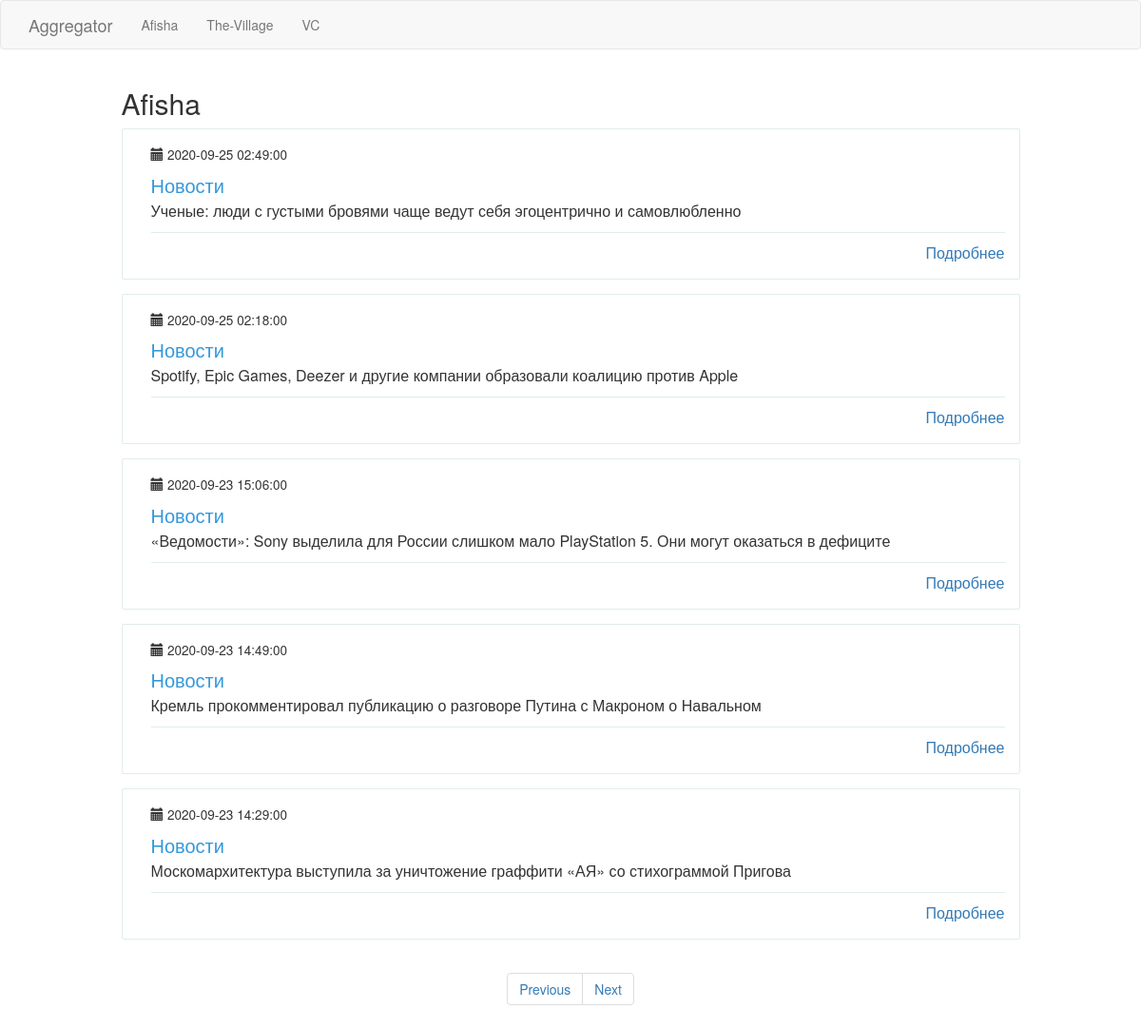
Page /afisha?page=3 on the earlier database version.
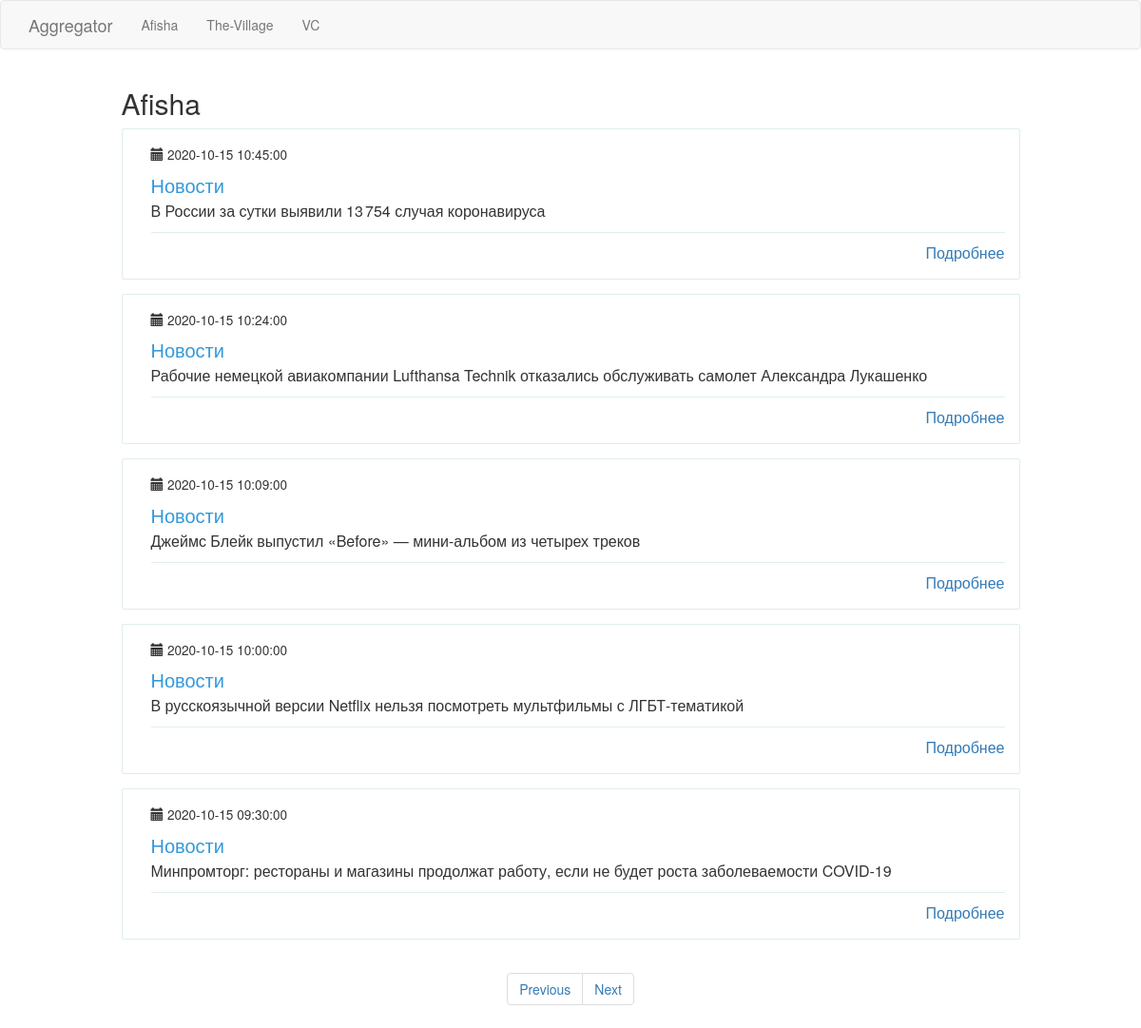
Same page on the later database version.
### app/models.py (models this page shows, shortened)
class PaginatedAPIMixin(object):
    @staticmethod
    def to_collection_dict(query, page, per_page, endpoint, **kwargs):
        resources = query.paginate(page, per_page, False)
        data = {
            'items': [item.to_dict() for item in resources.items],
            '_meta': {
                'page': page,
                'per_page': per_page,
                'total_pages': resources.pages,
                'total_items': resources.total
            },
            '_links': {
                'self': url_for(endpoint, page=page, per_page=per_page, **kwargs),
                'next': url_for(endpoint, page=page + 1, per_page=per_page, **kwargs) if resources.has_next else None,
                'prev': url_for(endpoint, page=page - 1, per_page=per_page, **kwargs) if resources.has_prev else None
            }
        }
        return data

class News(PaginatedAPIMixin, db.Model):
    id = db.Column(db.Integer, primary_key=True)
    header = db.Column(db.String(120), index=True, unique=True)
    link = db.Column(db.String(120), index=True, unique=True)
    timestamp = db.Column(db.DateTime, index=True, default=datetime.utcnow)
    user_id = db.Column(db.Integer, db.ForeignKey('resource.id'))

### app/main/routes.py (the view)
@bp.route('/afisha', methods=['GET'])
@cache.cached(timeout=120, query_string=True)
def afisha():
    resource_id = current_app.config['RESOURCE_ID'][request.path[1:]]
    news_per_page = get_news_per_page(resource_id)
    next_url, prev_url = create_next_prev_page("afisha", news_per_page)
    return render_template("news.html", news=news_per_page.items, title="Afisha",
                           next_url=next_url, prev_url=prev_url)

### app/main/services.py (called while the page is built)
def create_next_prev_page(resource: str, news: Pagination) -> (str, str):
    next_url = url_for(f'main.{resource}', page=news.next_num) if news.has_next else None
    prev_url = url_for(f'main.{resource}', page=news.prev_num) if news.has_prev else None
    return next_url, prev_url

def get_news_per_page(resource_id: int) -> Pagination:
    page = request.args.get('page', 1, type=int)
    return News.query.filter_by(user_id=resource_id).order_by(News.timestamp.desc())\
        .paginate(page, current_app.config['POSTS_PER_PAGE'], False)

### app/templates/news.html (shortened to what this page needs)
{% extends "base.html" %}
{% block content %}
    <div class="container">
      <div class="row">
         <div class="col-md-10 col-md-offset-1 header-h2">
             <h2>{{ title }}</h2>
         </div>
        {% for new in news %}
        <div class="col-md-10 col-md-offset-1">
          <div class="wp-block property list">
            <div class="wp-block-body">
              <div class="wp-block-content">
                <small>
                 <span class="glyphicon glyphicon-calendar" aria-hidden="true"></span> {{ new.timestamp  }}
                </small>
                <h4 class="content-title">Новости</h4>
                <p class="description">{{ new.header }}</p>
                <span class="pull-right">
                  <span class="capacity">
                     <a href="{{ new.link }}">Подробнее</a>
                  </span>
                </span>
              </div>
            </div>
          </div>
        </div>
      {% endfor %}
      </div>
    </div>
<nav class="text-center" aria-label="Page navigation example">
  <ul class="pagination">
    <li class="page-item {% if not prev_url %} disabled{% endif %}">
      <a class="page-link" href="{{ prev_url or '#' }}" tabindex="-1">Previous</a>
    </li>
    <li class="page-item{% if not next_url %} disabled{% endif %}">
      <a class="page-link" href="{{ next_url or '#' }}">Next</a>
    </li>
  </ul>
</nav>
{% endblock %}

Differences in the rows shown:
no longer on this page (row unchanged): News: timestamp "2020-09-25 02:49:00", header "Ученые: люди с густыми бровями чаще ведут себя эгоцентрично и самовлюбленно"
no longer on this page (row unchanged): News: timestamp "2020-09-25 02:18:00", header "Spotify, Epic Games, Deezer и другие компании образовали коалицию против Apple"
no longer on this page (row unchanged): News: timestamp "2020-09-23 15:06:00", header "«Ведомости»: Sony выделила для России слишком мало PlayStation 5. Они могут оказаться в дефиците"
no longer on this page (row unchanged): News: timestamp "2020-09-23 14:49:00", header "Кремль прокомментировал публикацию о разговоре Путина с Макроном о Навальном"
no longer on this page (row unchanged): News: timestamp "2020-09-23 14:29:00", header "Москомархитектура выступила за уничтожение граффити «АЯ» со стихограммой Пригова"
added News: timestamp "2020-10-15 10:45:00", header "В России за сутки выявили 13 754 случая коронавируса"
added News: timestamp "2020-10-15 10:24:00", header "Рабочие немецкой авиакомпании Lufthansa Technik отказались обслуживать самолет Александра Лукашенко"
added News: timestamp "2020-10-15 10:09:00", header "Джеймс Блейк выпустил «Before» — мини-альбом из четырех треков"
added News: timestamp "2020-10-15 10:00:00", header "В русскоязычной версии Netflix нельзя посмотреть мультфильмы с ЛГБТ-тематикой"
added News: timestamp "2020-10-15 09:30:00", header "Минпромторг: рестораны и магазины продолжат работу, если не будет роста заболеваемости COVID-19"
